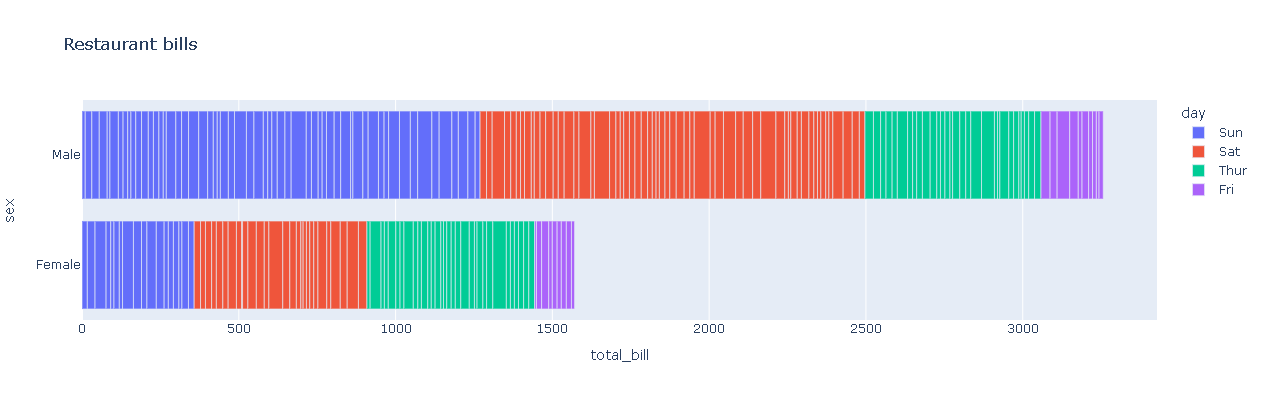

Generate this figure with Python:
import plotly.express as px # Biblioteca usada para criar gráficos

df = px.data.tips() # DataFrame com conjunto de dados 
fig = px.bar(df, x="total_bill", y="sex", color='day', orientation='h', # Cria o objeto com os dados de x e y na horizontal
             hover_data=["tip", "size"], # Cria o objeto com os dados de x e y na horizontal
             height=400, # Altura de 400
             title='Restaurant bills') # Altura de 400

fig.show() # Plota o gráfico

# plotly.express pode criar toda a fígura de uma só vez. Ele usa a graph_objects internamente

''' Hover Labels: Um dos recursos mais enganosamente poderosos da visualização interativa usando o Plotly 
é a capacidade do usuário de revelar mais informações sobre um ponto de dados movendo seu cursor do mouse 
sobre o ponto e tendo um rótulo hover aparecendo.
Existem três modos de hover disponíveis no Plotly. A configuração padrão é layout.hovermode='closest', 
onde uma única etiqueta de hover aparece para o ponto diretamente abaixo do cursor.'''
